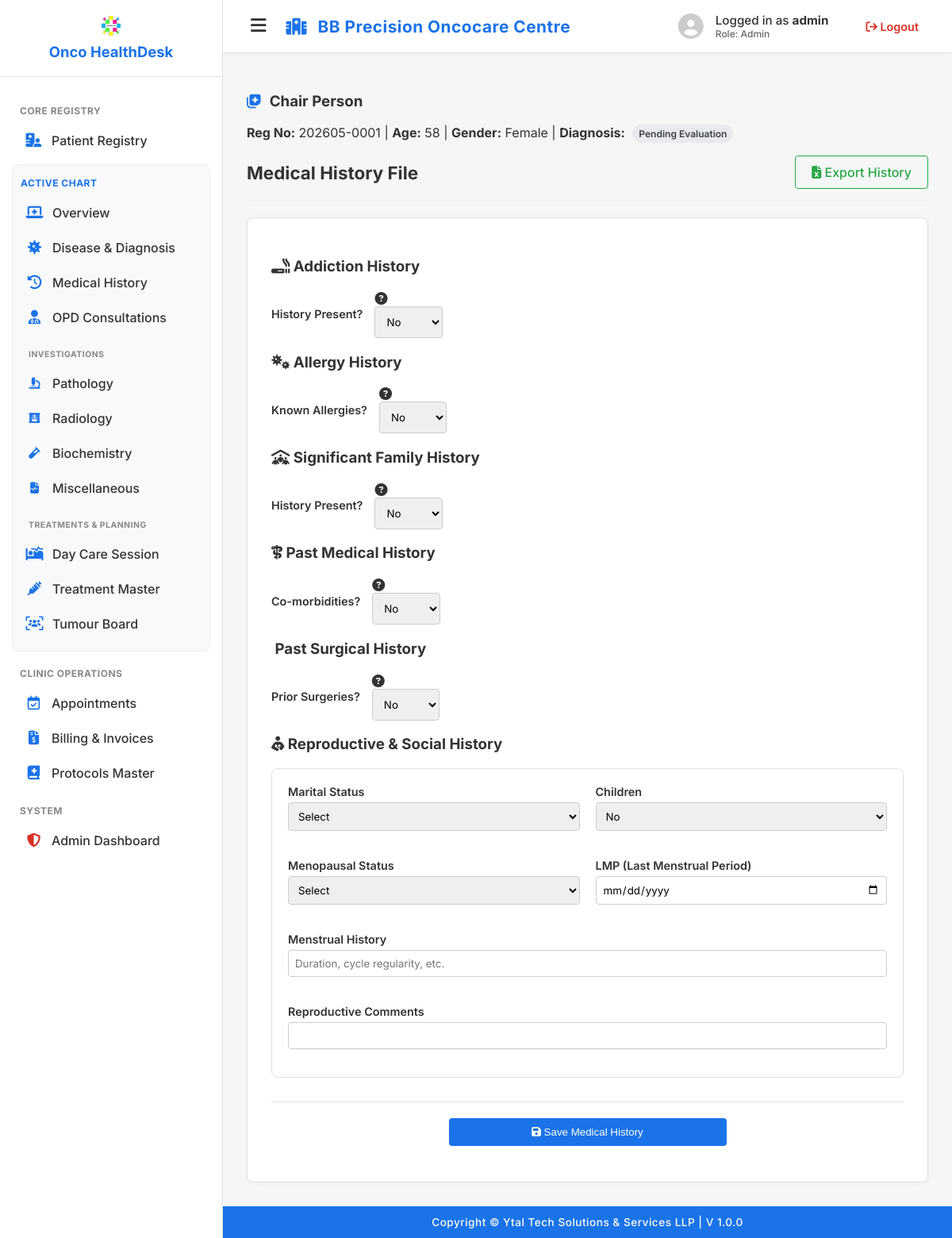
The app's page /patient/1/medical_history (signed in) with its own data.
### app.py (models this page shows)
class Patient(db.Model):
    id = db.Column(db.Integer, primary_key=True)
    registration_number = db.Column(db.String(20), unique=True, nullable=False)
    first_name, middle_name, last_name = db.Column(db.String(50), nullable=False), db.Column(db.String(50)), db.Column(db.String(50), nullable=False)
    dob, gender, blood_group, religion, education = db.Column(db.Date, nullable=False), db.Column(db.String(10), nullable=False), db.Column(db.String(5)), db.Column(db.String(50)), db.Column(db.String(50))
    mobile_number, alt_mobile_number, email = db.Column(db.String(15), nullable=False), db.Column(db.String(15)), db.Column(db.String(120))
    id_proof, id_proof_number = db.Column(db.String(50)), db.Column(db.String(50))
    emg_contact_name, emg_contact_mobile, emg_contact_email = db.Column(db.String(100)), db.Column(db.String(15)), db.Column(db.String(120))
    address_house, address_society, address_area, address_city, address_state, address_country, address_pincode = db.Column(db.String(100)), db.Column(db.String(100)), db.Column(db.String(100)), db.Column(db.String(50)), db.Column(db.String(50)), db.Column(db.String(50)), db.Column(db.String(20))
    ref_physician_name, ref_physician_contact = db.Column(db.String(100)), db.Column(db.String(15))
    primary_diagnosis, created_on = db.Column(db.String(200), default="Pending Evaluation"), db.Column(db.DateTime, default=datetime.utcnow)
    medical_history = db.relationship('MedicalHistory', backref='patient', uselist=False)
    opd_visits = db.relationship('OpdConsultation', backref='patient', lazy=True, order_by="OpdConsultation.visit_date.desc()")
    pathology_records = db.relationship('PathologyRecord', backref='patient', lazy=True, order_by="PathologyRecord.record_date.desc()")
    radiology_records = db.relationship('RadiologyRecord', backref='patient', lazy=True, order_by="RadiologyRecord.record_date.desc()")
    biochemistry_records = db.relationship('BiochemistryRecord', backref='patient', lazy=True, order_by="BiochemistryRecord.record_date.desc()")
    miscellaneous_records = db.relationship('MiscellaneousRecord', backref='patient', lazy=True, order_by="MiscellaneousRecord.record_date.desc()")
    disease_records = db.relationship('DiseaseDiagnosis', backref='patient', lazy=True, order_by="DiseaseDiagnosis.date_of_diagnosis.desc()")
    day_care_protocols = db.relationship('PatientProtocol', backref='patient', lazy=True, order_by="PatientProtocol.start_date.desc()")
    treatment_records = db.relationship('TreatmentRecord', backref='patient', lazy=True, order_by="TreatmentRecord.record_date.desc()")
    tumour_board_records = db.relationship('TumourBoardRecord', backref='patient', lazy=True, order_by="TumourBoardRecord.board_date.desc()")
    invoices = db.relationship('Invoice', backref='patient', lazy=True, order_by="Invoice.invoice_date.desc()")
    appointments = db.relationship('Appointment', backref='patient', lazy=True, order_by="Appointment.appointment_date.desc(), Appointment.appointment_time.desc()")
    @property
    def age(self):
        today = date.today()
        return today.year - self.dob.year - ((today.month, today.day) < (self.dob.month, self.dob.day))

### app.py (the view, shortened to what this page needs)
@app.route('/patient/<int:patient_id>/medical_history', methods=['GET', 'POST'])
@login_required
def medical_history(patient_id):
    patient = Patient.query.get_or_404(patient_id)
    history = MedicalHistory.query.filter_by(patient_id=patient.id).first()
    record_data = None
    return render_template('medical_history.html', patient=patient, history=history, record_data=record_data, user=session)

### app.py (called while the page is built)
def login_required(f):
    @wraps(f)
    def decorated_function(*args, **kwargs):
        if 'user_id' not in session: return redirect(url_for('login'))
        return f(*args, **kwargs)
    return decorated_function

### templates/medical_history.html (shortened to what this page needs)
{% extends "base_layout.html" %}
{% block content %}
<div class="patient-banner">
    <div class="patient-banner-data" style="width: 100%;">
        <h3><i class="fa-solid fa-notes-medical" style="color: var(--primary-accent); margin-right: 10px;"></i>{{ patient.first_name }} {{ patient.middle_name }} {{ patient.last_name }}</h3>
        <p style="margin-top: 5px;">
            <strong>Reg No:</strong> {{ patient.registration_number }} |
            <strong>Age:</strong> {{ patient.age }} |
            <strong>Gender:</strong> {{ patient.gender }} |
            <strong>Diagnosis:</strong> <span class="badge badge-grey" style="margin-left: 5px;">{{ patient.primary_diagnosis }}</span>
        </p>
    </div>
</div>
<div class="panel-header">
    <h2>Medical History File</h2>
    {% if user.role == 'Admin' %}
        <a href="{{ url_for('export_medical_history') }}" class="btn-secondary" style="color: #28a745; border-color: #28a745;"><i class="fa-solid fa-file-excel"></i> Export History</a>
    {% endif %}
</div>
<div class="panel-card" style="max-width: 1200px; margin: 0 auto; padding: 30px;">
    <form action="{{ url_for('medical_history', patient_id=patient.id) }}" method="POST">
        <h3 class="form-section-title"><i class="fa-solid fa-smoking"></i> Addiction History</h3>
        <div class="form-group" style="display: flex; align-items: center; gap: 15px; margin-bottom: 15px;">
            <label style="margin: 0;">History Present?</label>
            <div class="input-with-icon" style="max-width: 120px;"><i class="fa-solid fa-circle-question"></i>
                <select name="has_addiction" id="has_addiction" onchange="toggleSection('addiction_details', this.value)">
                    <option value="No" {% if not history or history.has_addiction == 'No' %}selected{% endif %}>No</option>
                </select>
            </div>
        </div>
        <h3 class="form-section-title"><i class="fa-solid fa-viruses"></i> Allergy History</h3>
        <div class="form-group" style="display: flex; align-items: center; gap: 15px; margin-bottom: 15px;">
            <label style="margin: 0;">Known Allergies?</label>
            <div class="input-with-icon" style="max-width: 120px;"><i class="fa-solid fa-circle-question"></i>
                <select name="has_allergy" id="has_allergy" onchange="toggleSection('allergy_details', this.value)">
                    <option value="No" {% if not history or history.has_allergy == 'No' %}selected{% endif %}>No</option>
                </select>
            </div>
        </div>
        <h3 class="form-section-title"><i class="fa-solid fa-people-roof"></i> Significant Family History</h3>
        <div class="form-group" style="display: flex; align-items: center; gap: 15px; margin-bottom: 15px;">
            <label style="margin: 0;">History Present?</label>
            <div class="input-with-icon" style="max-width: 120px;"><i class="fa-solid fa-circle-question"></i>
                <select name="has_family_history" id="has_family_history" onchange="toggleSection('family_details', this.value)">
                    <option value="No" {% if not history or history.has_family_history == 'No' %}selected{% endif %}>No</option>
                </select>
            </div>
        </div>
        <h3 class="form-section-title"><i class="fa-solid fa-staff-snake"></i> Past Medical History</h3>
        <div class="form-group" style="display: flex; align-items: center; gap: 15px; margin-bottom: 15px;">
            <label style="margin: 0;">Co-morbidities?</label>
            <div class="input-with-icon" style="max-width: 120px;"><i class="fa-solid fa-circle-question"></i>
                <select name="has_past_medical" id="has_past_medical" onchange="toggleSection('medical_details', this.value)">
                    <option value="No" {% if not history or history.has_past_medical == 'No' %}selected{% endif %}>No</option>
                </select>
            </div>
        </div>
        <h3 class="form-section-title"> Past Surgical History</h3>
        <div class="form-group" style="display: flex; align-items: center; gap: 15px; margin-bottom: 15px;">
            <label style="margin: 0;">Prior Surgeries?</label>
            <div class="input-with-icon" style="max-width: 120px;"><i class="fa-solid fa-circle-question"></i>
                <select name="has_past_surgical" id="has_past_surgical" onchange="toggleSection('surgical_details', this.value)">
                    <option value="No" {% if not history or history.has_past_surgical == 'No' %}selected{% endif %}>No</option>
                </select>
            </div>
        </div>
        <h3 class="form-section-title"><i class="fa-solid fa-person-breastfeeding"></i> Reproductive & Social History</h3>
        <div class="grid-form" style="margin-bottom: 20px; background: #fff; border: 1px solid var(--border-color); padding: 20px; border-radius: 8px;">
            <div class="form-group">
                <label>Marital Status</label>
                <select name="marital_status" style="width: 100%; padding: 8px; border: 1px solid #ccc; border-radius: 4px;">
                    <option value="" disabled {% if not history or not history.marital_status %}selected{% endif %}>Select</option>
                </select>
            </div>
            <div class="form-group">
                <label>Children</label>
                <select name="has_children" style="width: 100%; padding: 8px; border: 1px solid #ccc; border-radius: 4px;">
                    <option value="No" {% if not history or history.has_children == 'No' %}selected{% endif %}>No</option>
                </select>
            </div>
            {% if patient.gender == 'Female' %}
            <div class="form-group">
                <label>Menopausal Status</label>
                <select name="menopausal_status" style="width: 100%; padding: 8px; border: 1px solid #ccc; border-radius: 4px;">
                    <option value="" disabled {% if not history or not history.menopausal_status %}selected{% endif %}>Select</option>
                </select>
            </div>
            <div class="form-group">
                <label>LMP (Last Menstrual Period)</label>
                <input type="date" name="lmp_date" value="{{ history.lmp_date if history and history.lmp_date else '' }}" style="width: 100%; padding: 8px; border: 1px solid #ccc; border-radius: 4px;">
            </div>
            <div class="form-group full-width">
                <label>Menstrual History</label>
                <input type="text" name="menstrual_history" value="{{ history.menstrual_history if history and history.menstrual_history else '' }}" placeholder="Duration, cycle regularity, etc." style="width: 100%; padding: 8px; border: 1px solid #ccc; border-radius: 4px;">
            </div>
            <div class="form-group full-width">
                <label>Reproductive Comments</label>
                <input type="text" name="reproductive_comment" value="{{ history.reproductive_comment if history and history.reproductive_comment else '' }}" style="width: 100%; padding: 8px; border: 1px solid #ccc; border-radius: 4px;">
            </div>
            {% endif %}
        </div>
        <div class="form-group full-width" style="margin-top: 30px; text-align: center; padding-top: 20px; border-top: 1px solid var(--border-color);">
            <button type="submit" class="btn-primary" style="width: 100%; max-width: 350px;"><i class="fa-solid fa-floppy-disk"></i> Save Medical History</button>
        </div>
    </form>
</div>
{% endblock %}

### templates/base_layout.html (style rules this page uses)
:root { --primary-accent: #1a73e8; --sidebar-bg: #ffffff; --sidebar-hover: #e8f0fe; --sidebar-text: #333333; --bg-color: #f4f7f6; --text-dark: #333333; --text-muted: #666666; --border-color: #e0e0e0; }
body { margin: 0; font-family: 'Inter', sans-serif; background-color: var(--bg-color); color: var(--text-dark); display: flex; height: 100vh; overflow: hidden; }
.panel-card { background: #fff; padding: 25px; border-radius: 8px; box-shadow: 0 2px 8px rgba(0,0,0,0.04); margin-bottom: 25px; border: 1px solid var(--border-color); }
.panel-header { display: flex; justify-content: space-between; align-items: center; margin-bottom: 20px; border-bottom: 1px solid #eee; padding-bottom: 15px; }
.panel-header h2 { margin: 0; font-size: 1.4rem; color: var(--text-dark); }
.btn-primary { background: var(--primary-accent); color: white; padding: 10px 20px; border-radius: 4px; text-decoration: none; border: none; font-weight: 500; cursor: pointer; display: inline-block; transition: opacity 0.2s; }
.btn-secondary { background: transparent; color: var(--text-muted); border: 1px solid #ccc; padding: 10px 20px; border-radius: 4px; text-decoration: none; font-weight: 500; cursor: pointer; display: inline-block; transition: all 0.2s; }
.grid-form { display: grid; grid-template-columns: 1fr 1fr; gap: 20px; }
.form-group { margin-bottom: 15px; }
.form-group label { display: block; font-weight: 600; margin-bottom: 5px; font-size: 0.9rem; }
.form-group input, .form-group select, .form-group textarea { width: 100%; padding: 10px; border: 1px solid #ccc; border-radius: 4px; box-sizing: border-box; font-family: inherit; }
.full-width { grid-column: 1 / -1; }
.badge { display: inline-block; padding: 4px 8px; border-radius: 12px; font-size: 0.75rem; font-weight: 600; }
.badge-grey { background: #e8eaed; color: #3c4043; }

### records on screen
Patient: first_name "Chair", last_name "Person", registration_number "202605-0001", age "58", gender "Female", primary_diagnosis "Pending Evaluation"

### other values on screen
{{ user.username }} "admin"
{{ user.role }} "Admin"
